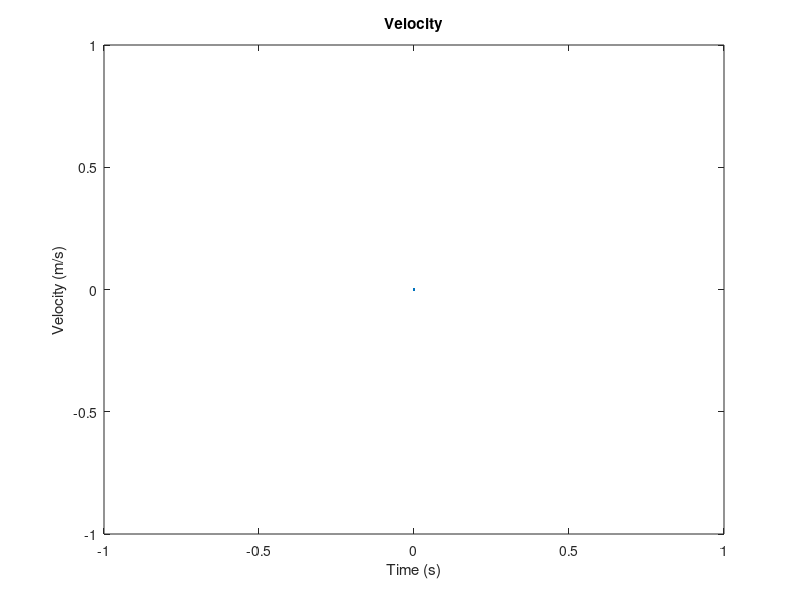

The MATLAB script that drew this image: (Note: this script raises an error after producing the figure.)
clear;
close all;
%variable changed in simulatons
% frequencies
f0 = 3000; 
animate=false;
figure;
EndTime=50;%in s
SampleRate=10;%sample/s
SinFrequency=.1;%Hz
amplitude=10;
angle=90;%in degrees
direction=[cosd(angle),sind(angle)];
% position 
P = [0,0]; % (x1,y1)
P2 = [400000,0;400000,10;400000,20;400000,30;400000,40]; % (x1,y1)z
% previous position pf source
PT = [0,0]; % (x1,y1)
% sound speed
c = 1500; % m/s
if animate
    S=2;
else
    S=1;
end
subplot(S,1,1);
h2 = plot(0,0);
L = subplot(S,1,1);
xlabel(L,'Time (s)');
ylabel(L,'Velocity (m/s)');
title(L,'Velocity');
PT(1)=direction(1)*amplitude*cos(-1/SampleRate*pi*SinFrequency);
PT(2)=15+direction(2)*amplitude*cos(-1/SampleRate*pi*SinFrequency);
fr=zeros(5,EndTime*SampleRate);
cosAngles=zeros(5,EndTime*SampleRate);
Ranges=zeros(5,EndTime*SampleRate);
for i=0:1/SampleRate:EndTime
    P(1)=direction(1)*amplitude*cos(i*pi*SinFrequency);
    P(2)=15+direction(2)*amplitude*cos(i*pi*SinFrequency);
	d = CalculateDistance(P(1),P(2),0,PT(1),PT(2),0);
    if(P(2)>PT(2)||P(1)>PT(1))
        vt = d*2*SampleRate;
    else
        vt = -d*2*SampleRate;
    end
    for k=1:5
        ds = CalculateDistance(P(1),P(2),0,P2(k,1),P2(k,2),0);
        cosAngle=((P2(k,1)-P(1))*direction(1)+(P2(k,2)-P(2))*direction(2))/ds;
        j=int16(i*SampleRate)+1;
        cosAngles(k,j)=acosd(cosAngle);
        fr(k,j)=c/(c-vt*cosAngle);
        Ranges(k,j) = CalculateDistance(P(1),P(2),0,P2(k,1),P2(k,2),0)/1000;
    end
    xd = get(h2,'xdata');
    yd = get(h2,'ydata');
    set(h2,'xdata',[xd(:) ; i],'ydata',[yd(:) ; vt]);
    if animate
        subplot(S,1,2);
        plot(P(1),P(2),'ro');
        hold on;
        plot(P2(1,1),P2(1,2),'o');
        plot(P2(2,1),P2(2,2),'o');
        plot(P2(3,1),P2(3,2),'o');
        plot(P2(4,1),P2(4,2),'o');
        plot(P2(5,1),P2(5,2),'o');
        hold off;
        if amplitude>40
            xlim([-amplitude amplitude]);
            ylim([-amplitude amplitude]);
        else
            xlim([-40 40]);
            ylim([-40 40]);
        end
        pause(.1);
    end
    PT(1)=P(1);
    PT(2)=P(2);
end
figure;
for i=1:length(f0)
    plot(0:1/SampleRate:EndTime,fr*f0(i)-f0(i));
end
xlabel('Time (s)');
ylabel('Doppler shift (Hertz)');
title(['Doppler shift at angle ' num2str(angle) ' frequency ' num2str(f0) 'Hz']);
legend('depth 0','depth 10','depth 20','depth 30','depth 40');
figure;
for i=1:length(f0)
    plot(0:1/SampleRate:EndTime,cosAngles);
end
xlabel('Time (s)');
xlim([0 38]);
ylim([0 180]);
ylabel('Angle (degree)');
title(['theta at beta ' num2str(angle) ' frequency ' num2str(f0) 'Hz']);
legend('depth 0','depth 10','depth 20','depth 30','depth 40');
figure;
plot(direction(1)*amplitude,15+direction(2)*amplitude,'ro');
text(2+direction(1)*amplitude,15+direction(2)*amplitude,['S(' num2str(direction(1)*amplitude) ',' num2str(15+direction(2)*amplitude) ')']);
hold on
plot(-direction(1)*amplitude,15-direction(2)*amplitude,'ro');
text(2-direction(1)*amplitude,15-direction(2)*amplitude,['S(' num2str(-direction(1)*amplitude) ',' num2str(15-direction(2)*amplitude) ')']);
for i=1:length(P2)
    hold on
    plot(30,P2(i,2),'x');
    text(31,P2(i,2)+1,['R' num2str(i) '(30,' num2str(P2(i,2)) ')']);
end
xlim([-15 38]);
ylim([0 45]);
h = gca;
set(h, 'YDir', 'reverse');
xlabel('x-position');
ylabel('Depth');
title(['Positions of sender and receivers with movement at ' num2str(angle)]);

figure;
f2 = fr.*f0/1000;
f2 = f2.*f2;
alpha=zeros(5,EndTime*SampleRate);
TL=zeros(5,EndTime*SampleRate);
for i=1:5
    for j=1:length(fr)
        alpha(i,j) = 0.11*f2(i,j)/(1+f2(i,j)) + 44*f2(i,j)/(4100+f2(i,j)) + 0.000275.*f2(i,j) + 0.003; 
        TL(i,j) = 2*10*log10(1e3*Ranges(i,j)) + alpha(i,j)*Ranges(i,j);
    end
end
plot(0:1/SampleRate:EndTime,TL);
legend('depth 0','depth 10','depth 20','depth 30','depth 40');
xlabel('Time (s)');
ylabel('Transmission Loss (dB)')
title(['Attenuation at receivers with movement at ' num2str(angle)]);
axis ij;
grid on;
axis([1 50 190 196]);